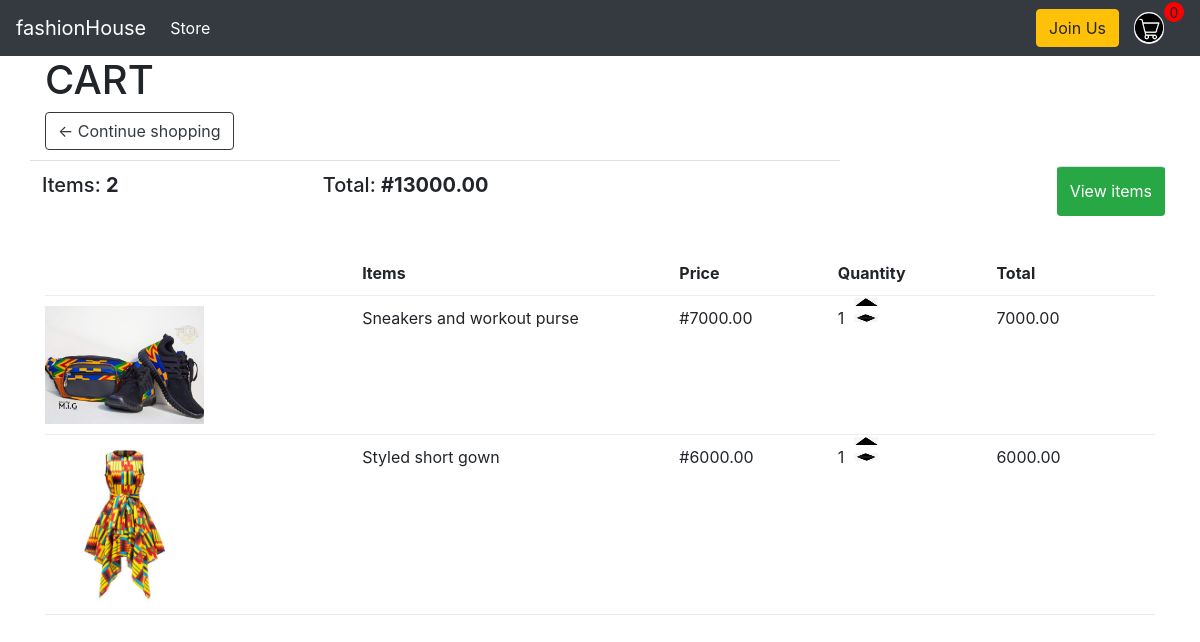
The app's page /cart/ (signed in) with its own data.
### product/models.py (models this page shows, shortened)
class Order(models.Model):
    customer = models.ForeignKey(Customer, on_delete=models.SET_NULL, null=True, blank=True)
    transaction_id = models.CharField(max_length=200, null=True)
    complete = models.BooleanField(default=False, null=True, blank=False)
    date_ordered = models.DateTimeField(auto_now_add=True)
    @property
    def get_cart_total(self):
        orderItem = self.order_item_set.all()
        total = sum([item.get_total for item in orderItem])
        return total
    @property
    def get_cart_items(self):
        orderItem = self.order_item_set.all()
        total = sum([item.quantity for item in orderItem])
        return total

class Order_item(models.Model):
    product = models.ForeignKey(Product, on_delete=models.SET_NULL, null=True, blank=True)
    order = models.ForeignKey(Order, on_delete=models.SET_NULL, null=True, blank=True)
    date_added = models.DateTimeField(auto_now_add=True)
    quantity = models.IntegerField(default=0, null=True, blank=True)
    @property
    def get_total(self):
        total = self.product.price * self.quantity
        return total

class Product(models.Model):
    mainImage = models.ImageField(null=True, blank=True)
    name = models.CharField(max_length=300)
    digital = models.BooleanField(default=False, null=True, blank=False)
    price = models.FloatField()
    @property
    def imageURL(self):
        try:
            url = self.mainImage.url
        except:
            url = ''
        return url

### product/views.py (the view)
# urls.py: path('cart/', views.cart, name='cart'),
def cart(request):
    if request.user.is_authenticated:
        customer = request.user.customer
        order, created = Order.objects.get_or_create(customer=customer, complete=False)
        items = order.order_item_set.all()
    else:
        items = []
        order = {'get_cart_items': 0, 'get_cart_total': 0}
    context = {'items': items, 'order': order}
    return render(request, 'product/cart.html', context)

### product/templates/product/cart.html (shortened to what this page needs)
<!DOCTYPE html>
<html lang="en">
<head>
    {% extends 'product/main.html' %}
    {% load static %}
    {% block content %}
         <h1>CART</h1>
        <div class="row">
            <div class="col-lg-12">
                <a class="btn btn-outline-dark" href="{% url 'store' %}" >&#8592; Continue shopping</a>
            </div>
            <br>
            <br>
        <table class="table">
            <tr>
                <th><h5>Items: <strong>{{ order.get_cart_items }}</strong></h5></th>
                <th><h5>Total: <strong>#{{ order.get_cart_total|floatformat:2 }}</strong></h5></th>
                <th href="{% url 'view' %}" class="btn btn-success" style="float: right; margin: 5px">View items</th>
            </tr>
        </table>
        </div>
        <br>
        <div class="box-element">
            <div class="cart-row">
                <div style="flex: 2"> <strong> Items </strong></div>
                <div style="flex: 1"> <strong>Price </strong></div>
                <div style="flex: 1"><strong> Quantity</strong></div>
                <div style="flex: 1"> <strong>Total</strong></div>
            </div>
            {% for item in items %}
         <div class="cart-row">
                <div style="flex: 2"> <img src="{{ item.product.imageURL }}" style="width: 50%;"></div>
                <div style="flex: 2">{{ item.product.name }}</div>
                <div style="flex: 1">#{{ item.product.price|floatformat:2 }}</div>
                <div style="flex: 1"> <p>{{ item.quantity }}</p>
                    <div class="quantity">
                        <img src="{% static 'images/crop1.png' %}" class="chg-quantity" style="width: 1.5rem;height: 0.5rem">
                        <img src="{% static 'images/crop2.png' %}" class="chg-quantity" style="width: 1.5rem;height: 0.5rem">
                    </div> </div>
                <div style="flex: 1">{{ item.get_total|floatformat:2}}</div>
            </div>
        {% endfor %}
        </div>
    {% endblock content %}

### product/templates/product/main.html (shortened to what this page needs)
<!DOCTYPE html>
<html lang="en">
<head>
    <link rel="stylesheet" href="https://stackpath.bootstrapcdn.com/bootstrap/4.5.2/css/bootstrap.min.css">
    {% load static %}
    <link rel="stylesheet" type="text/css" href="{% static 'css/main.css' %}">
</head>
<body>
    <nav class="navbar navbar-expand-lg navbar-dark bg-dark">
  <a class="navbar-brand" href="{% url 'store' %}">fashionHouse</a>
  <div class="collapse navbar-collapse" id="navbarSupportedContent">
    <ul class="navbar-nav mr-auto">
      <li class="nav-item active">
        <a class="nav-link" href="{% url 'store' %}">Store <span class="sr-only">(current)</span></a>
      </li>
    </ul>
   <div class="form-inline my-2 my-lg-0">
       <a class="btn btn-warning" href={% url 'register' %} >Join Us</a>
       <a href="{% url 'cart' %}">
        <img id="cart-icon" src="{% static 'images/cart2.png' %}" alt="">
       </a>
       <p id="cart-total">0</p>
   </div>
  </div>
</nav>
    <div class="container">
     {% block content %}
     {% endblock content %}
    </div>
</body>
</html>

### product/static/css/main.css (style rules this page uses)
body { background-color: white; }
#cart-icon { width: 30px; margin-left: 15px; display: inline-block; border-radius: 2rem; }
#cart-total { background-color: red; position: relative; bottom: 0.5rem; text-align: center; border-radius: 50%; height: 20px; width: 20px; font-size: 14px; display: block; }
.cart-row { margin-bottom: 10px; padding-bottom: 10px; display: flex; align-items: flex-start; border-bottom: 1px solid #ececec; }
.quantity { font-weight: 700; padding-right: 10px; display: inline-block; }
.chg-quantity { cursor: pointer; display: block; width: 12px; position: relative; bottom: 3rem; left: 1rem; margin-bottom: 0.5rem; }

### records on screen
Order: get_cart_items "2", get_cart_total "13000.00"
Order_item: product.imageURL (picture), product.name "Sneakers and workout purse", product.price "7000.00", quantity "1", get_total "7000.00"
Order_item: product.imageURL (picture), product.name "Styled short gown", product.price "6000.00", quantity "1", get_total "6000.00"
